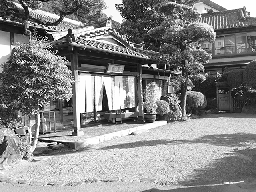
#> input picture 2021S - Digital Image Processing/hw4/hw4_sample_images/sample2.png, 256 x 192 px, shrunk from 640 x 480 before the run
$ python p2_frequency_domain.py
#> lines starting #> are read from the running program, lines starting #| are printed output that depends on the picture; after the words box and inside, x2 and y2 are one past the last pixel; in counts of white or black regions, pixels touching at a corner belong together
import cv2
import numpy as np
import matplotlib.pyplot as plt
import math


###################################################
############## Fourier Transform ##################
###################################################
def DFT(img):
    # plt.figure(figsize=(6*3, 5), constrained_layout=False)
    spectrum = np.fft.fft2(img)
    center_spectrum = np.fft.fftshift(spectrum)

    # [4 lines of commented-out code are left out]

    return center_spectrum

###################################################
########### Frequency Domain Filter ###############
###################################################

def distance(point1, point2):
    return ((point1[0] - point2[0])**2 + (point1[1] - point2[1])**2) **(1/2)

############### Low-Pass Filter ##################
def idealFilterLP(F, D0):
    rows = len(F)
    cols = len(F[0])
    center = [rows/2, cols/2]
    H = np.zeros((rows, cols))

    for i in range(rows):
        for j in range(cols):
            if(distance([i, j], center) <= D0):
                H[i, j] = 1
    return H

def gaussionFilterLP(F, D0):
    rows = len(F)
    cols = len(F[0])
    center = [rows/2, cols/2]
    H = np.zeros((rows, cols))

    for i in range(rows):
        for j in range(cols):
            H[i, j] = math.exp((-distance([i, j], center)**2 / (2*(D0**2))))
    return H

def butterworthFilterLP(F, D0, n):
    rows = len(F)
    cols = len(F[0])
    center = [rows/2, cols/2]
    H = np.zeros((rows, cols))

    for i in range(rows):
        for j in range(cols):
            H[i, j] = 1/(1 + (distance([i, j], center)/D0)**(2*n))
    return H

def LP(F, D0, n):
    idealLP = idealFilterLP(F, D0)*F
    gaussionLP = gaussionFilterLP(F, D0)*F
    butterworthLP = butterworthFilterLP(F, D0, n)*F

    # [4 lines of commented-out code are left out]

    idealLP_output = np.fft.ifft2(np.fft.ifftshift(idealLP))
    gaussionLP_output = np.fft.ifft2(np.fft.ifftshift(gaussionLP))
    butterworthLP_output = np.fft.ifft2(np.fft.ifftshift(butterworthLP))

    # [5 lines of commented-out code are left out]

    return idealLP_output

############### High-Pass Filter ##################
def idealFilterHP(F, D0):
    rows = len(F)
    cols = len(F[0])
    center = [rows/2, cols/2]
    H = np.zeros((rows, cols))

    for i in range(rows):
        for j in range(cols):
            if(distance([i, j], center) > D0):
                H[i, j] = 1
    return H

def gaussionFilterHP(F, D0):
    rows = len(F)
    cols = len(F[0])
    center = [rows/2, cols/2]
    H = np.zeros((rows, cols))

    for i in range(rows):
        for j in range(cols):
            H[i, j] = 1 - math.exp((-distance([i, j], center)**2 / (2*(D0**2))))
    return H

def butterworthFilterHP(F, D0, n):
    rows = len(F)
    cols = len(F[0])
    center = [rows/2, cols/2]
    H = np.zeros((rows, cols))

    for i in range(rows):
        for j in range(cols):
            H[i, j] = 1 - 1/(1 + (distance([i, j], center)/D0)**(2*n))
    return H

def HP(F, D0, n):
    idealHP = idealFilterHP(F, D0)*F
    gaussionHP = gaussionFilterHP(F, D0)*F
    butterworthHP = butterworthFilterHP(F, D0, n)*F

    # [4 lines of commented-out code are left out]

    idealHP_output = np.fft.ifft2(np.fft.ifftshift(idealHP))
    gaussionHP_output = np.fft.ifft2(np.fft.ifftshift(gaussionHP))
    butterworthHP_output = np.fft.ifft2(np.fft.ifftshift(butterworthHP))

    # [5 lines of commented-out code are left out]

    return idealHP_output

################################################
########### Pixel method Filter ################
################################################

def pixelLP(img):
    LPfilter = (np.array([[1, 2, 1],
                        [2, 4, 2],
                        [1, 2, 1]], float))/16

    result = cv2.filter2D(img,-1,LPfilter)
    return result


def pixelHP(img):
    HPfilter = np.array([[0, -1, 0],
                        [-1, 4, -1],
                        [0, -1, 0]], float)

    result = cv2.filter2D(img,-1,HPfilter)
    return result


##############################
########### MAIN #############
##############################
img = cv2.imread("hw4_sample_images/sample2.png", 0)
#> img is the input picture: shape (192, 256); min 0, max 255, mean 135.3
fourier_spectrum = DFT(img)
output = np.log(1 + np.abs(fourier_spectrum))
cv2.imwrite("result5.png", 10*output)
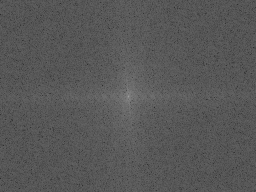
#> saved as result5.png: shape (192, 256); min 44, max 157, mean 87.5

low_pass_result = LP(fourier_spectrum, 50, 2)
#> in idealFilterLP, `rows = len(F)`: rows = 192
#> in idealFilterLP, `cols = len(F[0])`: cols = 256
#> in idealFilterLP, `center = [rows/2, cols/2]`: center = [96, 128]
#> after the loop in idealFilterLP, `for i in range(rows):`:
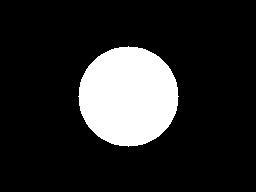
#> H: shape (192, 256) float64; values 0 (black) and 1 (white), 16% white; 1 white region, box (x1, y1, x2, y2) and area: (78, 46, 179, 147) 7845
#> in gaussionFilterLP, `rows = len(F)`: rows = 192
#> in gaussionFilterLP, `cols = len(F[0])`: cols = 256
#> in gaussionFilterLP, `center = [rows/2, cols/2]`: center = [96, 128]
#> after the loop in gaussionFilterLP, `for i in range(rows):`:
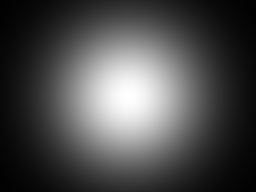
#> H: shape (192, 256) float64; min 0.00598, max 1, mean 0.299
#> in butterworthFilterLP, `rows = len(F)`: rows = 192
#> in butterworthFilterLP, `cols = len(F[0])`: cols = 256
#> in butterworthFilterLP, `center = [rows/2, cols/2]`: center = [96, 128]
output2 = np.abs(low_pass_result)
cv2.imwrite("result6.png", output2)

output3 = pixelLP(img)
#> in pixelLP, `result = cv2.filter2D(img,-1,LPfilter)`:
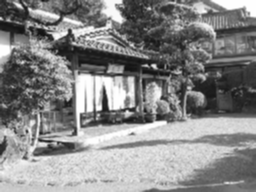
#> result: shape (192, 256); min 18, max 255, mean 135.3
cv2.imwrite("result7.png", output3)

high_pass_result = HP(fourier_spectrum, 50, 2)
#> in idealFilterHP, `rows = len(F)`: rows = 192
#> in idealFilterHP, `cols = len(F[0])`: cols = 256
#> in idealFilterHP, `center = [rows/2, cols/2]`: center = [96, 128]
#> in gaussionFilterHP, `rows = len(F)`: rows = 192
#> in gaussionFilterHP, `cols = len(F[0])`: cols = 256
#> in gaussionFilterHP, `center = [rows/2, cols/2]`: center = [96, 128]
#> after the loop in gaussionFilterHP, `for i in range(rows):`:
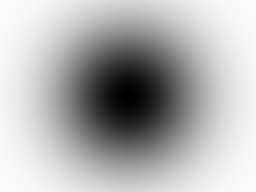
#> H: shape (192, 256) float64; min 0, max 0.994, mean 0.701
#> in butterworthFilterHP, `rows = len(F)`: rows = 192
#> in butterworthFilterHP, `cols = len(F[0])`: cols = 256
#> in butterworthFilterHP, `center = [rows/2, cols/2]`: center = [96, 128]
#> after the loop in butterworthFilterHP, `for i in range(rows):`:
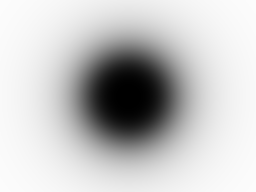
#> H: shape (192, 256) float64; min 0, max 0.991, mean 0.777
output4 = np.abs(high_pass_result)
cv2.imwrite("result8.png", output4)

output5 = pixelHP(img)
#> in pixelHP, `result = cv2.filter2D(img,-1,HPfilter)`:
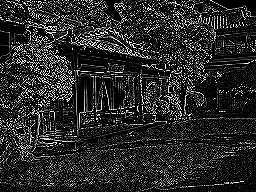
#> result: shape (192, 256); min 0, max 255, mean 41.8
cv2.imwrite("result9.png", output5)

$ run again, with 2021S - Digital Image Processing/hw4/hw4_sample_images/sample1.png copied over 2021S - Digital Image Processing/hw4/hw4_sample_images/sample2.png
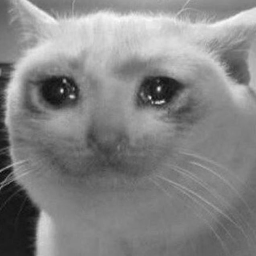
#> input picture 2021S - Digital Image Processing/hw4/hw4_sample_images/sample1.png, 256 x 256 px
#> img is the input picture: shape (256, 256); min 8, max 250, mean 132.5
#> in idealFilterLP, `rows = len(F)`: rows = 256
#> in idealFilterLP, `center = [rows/2, cols/2]`: center = [128, 128]
#> in gaussionFilterLP, `rows = len(F)`: rows = 256
#> in gaussionFilterLP, `center = [rows/2, cols/2]`: center = [128, 128]
#> in butterworthFilterLP, `rows = len(F)`: rows = 256
#> in butterworthFilterLP, `center = [rows/2, cols/2]`: center = [128, 128]
#> in idealFilterHP, `rows = len(F)`: rows = 256
#> in idealFilterHP, `center = [rows/2, cols/2]`: center = [128, 128]
#> in gaussionFilterHP, `rows = len(F)`: rows = 256
#> in gaussionFilterHP, `center = [rows/2, cols/2]`: center = [128, 128]
#> after the loop in gaussionFilterHP, `for i in range(rows):`:
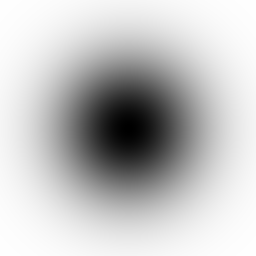
#> H: shape (256, 256) float64; min 0, max 0.999, mean 0.765
#> in butterworthFilterHP, `rows = len(F)`: rows = 256
#> in butterworthFilterHP, `center = [rows/2, cols/2]`: center = [128, 128]
#> `cv2.imwrite("result8.png", output4)`:
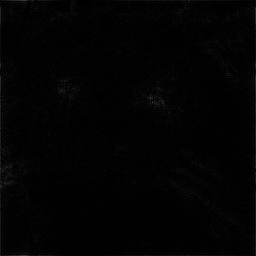
#> saved as result8.png: shape (256, 256); min 0, max 68, mean 2.6

$ run again, with 2021S - Digital Image Processing/hw4/hw4_sample_images/sample3.png copied over 2021S - Digital Image Processing/hw4/hw4_sample_images/sample2.png
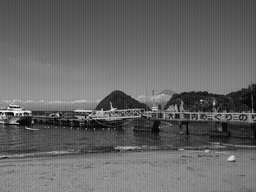
#> input picture 2021S - Digital Image Processing/hw4/hw4_sample_images/sample3.png, 256 x 192 px, shrunk from 640 x 480 before the run
#> img is the input picture: shape (192, 256); min 0, max 254, mean 102.3
#> `cv2.imwrite("result5.png", 10*output)`:
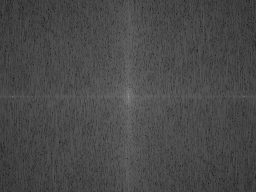
#> saved as result5.png: shape (192, 256); min 19, max 154, mean 72.9
#> in idealFilterLP, `rows = len(F)`: rows = 192
#> in idealFilterLP, `cols = len(F[0])`: cols = 256
#> in idealFilterLP, `center = [rows/2, cols/2]`: center = [96, 128]
#> in gaussionFilterLP, `rows = len(F)`: rows = 192
#> in gaussionFilterLP, `cols = len(F[0])`: cols = 256
#> in gaussionFilterLP, `center = [rows/2, cols/2]`: center = [96, 128]
#> in butterworthFilterLP, `rows = len(F)`: rows = 192
#> in butterworthFilterLP, `cols = len(F[0])`: cols = 256
#> in butterworthFilterLP, `center = [rows/2, cols/2]`: center = [96, 128]
#> in idealFilterHP, `rows = len(F)`: rows = 192
#> in idealFilterHP, `cols = len(F[0])`: cols = 256
#> in idealFilterHP, `center = [rows/2, cols/2]`: center = [96, 128]
#> in gaussionFilterHP, `rows = len(F)`: rows = 192
#> in gaussionFilterHP, `cols = len(F[0])`: cols = 256
#> in gaussionFilterHP, `center = [rows/2, cols/2]`: center = [96, 128]
#> in butterworthFilterHP, `rows = len(F)`: rows = 192
#> in butterworthFilterHP, `cols = len(F[0])`: cols = 256
#> in butterworthFilterHP, `center = [rows/2, cols/2]`: center = [96, 128]
#> in pixelHP, `result = cv2.filter2D(img,-1,HPfilter)`:
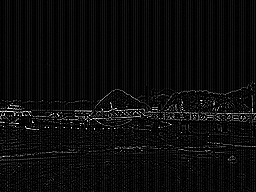
#> result: shape (192, 256); min 0, max 255, mean 11.2
